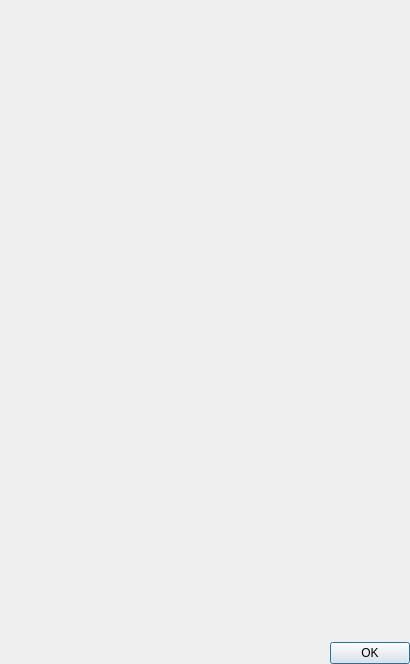
<?xml version="1.0" encoding="UTF-8"?>
<ui version="4.0">
 <class>About</class>
 <widget class="QDialog" name="About">
  <property name="geometry">
   <rect>
    <x>0</x>
    <y>0</y>
    <width>410</width>
    <height>664</height>
   </rect>
  </property>
  <property name="sizePolicy">
   <sizepolicy hsizetype="Preferred" vsizetype="Minimum">
    <horstretch>0</horstretch>
    <verstretch>0</verstretch>
   </sizepolicy>
  </property>
  <property name="windowTitle">
   <string>about_about_anki</string>
  </property>
  <layout class="QVBoxLayout">
   <property name="leftMargin">
    <number>0</number>
   </property>
   <property name="topMargin">
    <number>0</number>
   </property>
   <property name="rightMargin">
    <number>0</number>
   </property>
   <property name="bottomMargin">
    <number>0</number>
   </property>
   <item>
    <widget class="UniversalFlashcardsWebView" name="label" native="true">
     <property name="url" stdset="0">
      <url>
       <string notr="true">about:blank</string>
      </url>
     </property>
    </widget>
   </item>
   <item>
    <widget class="QDialogButtonBox" name="buttonBox">
     <property name="orientation">
      <enum>Qt::Horizontal</enum>
     </property>
     <property name="standardButtons">
      <set>QDialogButtonBox::Ok</set>
     </property>
    </widget>
   </item>
  </layout>
 </widget>
 <customwidgets>
  <customwidget>
   <class>UniversalFlashcardsWebView</class>
   <extends>QWidget</extends>
   <header location="global">aqt/webview</header>
   <container>1</container>
  </customwidget>
 </customwidgets>
 <resources>
  <include location="icons.qrc"/>
 </resources>
 <connections>
  <connection>
   <sender>buttonBox</sender>
   <signal>accepted()</signal>
   <receiver>About</receiver>
   <slot>accept()</slot>
   <hints>
    <hint type="sourcelabel">
     <x>248</x>
     <y>254</y>
    </hint>
    <hint type="destinationlabel">
     <x>157</x>
     <y>274</y>
    </hint>
   </hints>
  </connection>
  <connection>
   <sender>buttonBox</sender>
   <signal>rejected()</signal>
   <receiver>About</receiver>
   <slot>reject()</slot>
   <hints>
    <hint type="sourcelabel">
     <x>316</x>
     <y>260</y>
    </hint>
    <hint type="destinationlabel">
     <x>286</x>
     <y>274</y>
    </hint>
   </hints>
  </connection>
 </connections>
</ui>
